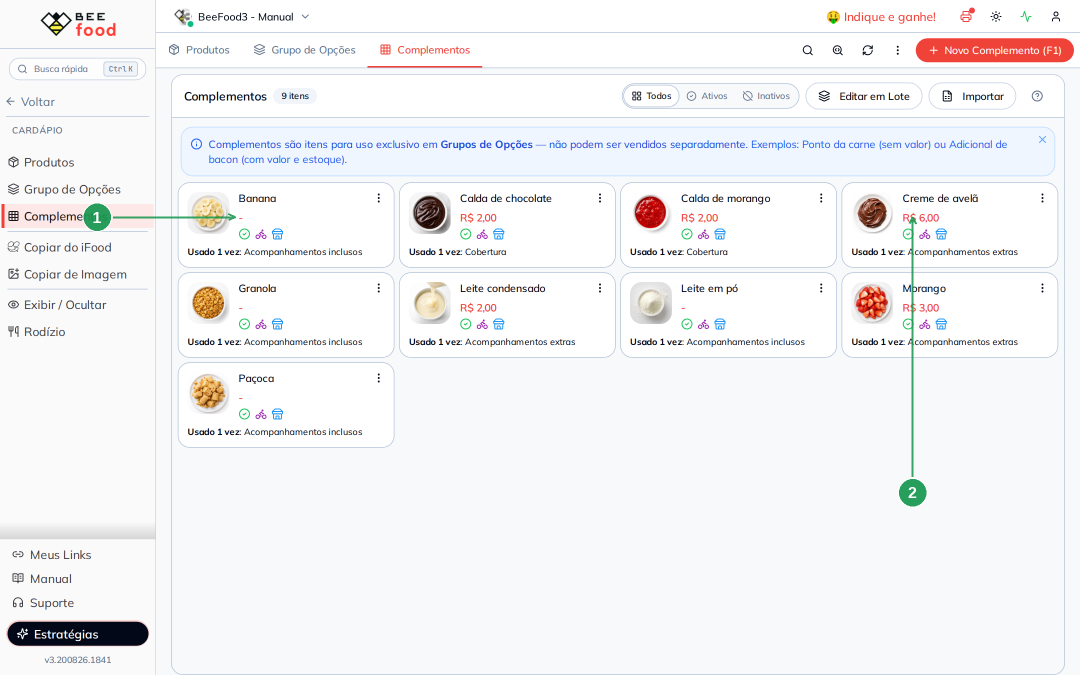
#> input picture manuais/cardapio-acai/imagens-tratadas/01-complementos.png, 2160 x 1350 px, found by its file name (shown at 1/2 size)
$ python annotate.py
#> lines starting #> are read from the running program, lines starting #| are printed output that depends on the picture
"""Anota os screenshots do manual BeeFood - Cardapio: hamburguer (#28).

Mesmo estilo dos demais manuais: setas finas/sutis em VERDE + badges numerados.
Coordenadas em fracoes (0..1) da largura/altura da imagem.
Cada marcador: (numero, alvo_x, alvo_y, badge_x, badge_y)

Capturas do painel web em 2160x1350 (viewport 1440x900, DPR 1.5).

O assunto novo deste manual e a formacao **Brinde** - opcao que o cliente escolhe
mas que nao muda o preco. Por isso varias imagens apontam para a mesma coisa em
lugares diferentes: o preco R$ 0,00 no cadastro, a opcao sem "+R$" no PDV, o total
que nao se altera e o item aparecendo no carrinho sem somar.

Regras herdadas dos #27 e #29:
- A seta mira a BORDA do botao (borda direita ~0.688 nos modais do PDV), nunca o
  meio, porque a ponta no meio cobre uma letra do rotulo.
- Badge na margem escura ao redor do modal, ou na area vazia abaixo do conteudo.
- Nas listagens, mirar ~0.02 abaixo do centro da linha para nao cobrir o valor.

Uma imagem de contexto (passthrough): o cardapio final com os dois lanches.
Sem borrao: nenhuma captura tem dado de cliente.
"""
import os, math
from PIL import Image, ImageDraw, ImageFont, ImageFilter

SRC = "imagens-puras"
OUT = "imagens-tratadas"
os.makedirs(OUT, exist_ok=True)

GREEN = (22, 150, 78)
WHITE = (255, 255, 255)
A_LINE = 220
A_BADGE = 235

FONT_CANDIDATES = [
    r"C:\Windows\Fonts\arialbd.ttf",
    "/usr/share/fonts/truetype/croscore/Arimo-Bold.ttf",
    "/usr/share/fonts/truetype/dejavu/DejaVuSans-Bold.ttf",
]


def font(sz):
    for caminho in FONT_CANDIDATES:
        if os.path.exists(caminho):
            return ImageFont.truetype(caminho, sz)
    raise RuntimeError("nenhuma fonte bold encontrada: " + ", ".join(FONT_CANDIDATES))


def draw_arrow(d, x0, y0, x1, y1, w):
    col = GREEN + (A_LINE,)
    d.line([(x0, y0), (x1, y1)], fill=col, width=w)
    ang = math.atan2(y1 - y0, x1 - x0)
    L = w * 3.6
    for s in (0.45, -0.45):
        xa = x1 - L * math.cos(ang - s)
        ya = y1 - L * math.sin(ang - s)
        d.line([(x1, y1), (xa, ya)], fill=col, width=w)


def badge(d, cx, cy, r, num, fnt):
    d.ellipse([cx - r - 2, cy - r - 2, cx + r + 2, cy + r + 2], fill=WHITE + (235,))
    d.ellipse([cx - r, cy - r, cx + r, cy + r], fill=GREEN + (A_BADGE,))
    t = str(num)
    bb = d.textbbox((0, 0), t, font=fnt)
    tw, th = bb[2] - bb[0], bb[3] - bb[1]
    d.text((cx - tw / 2 - bb[0], cy - th / 2 - bb[1]), t, fill=WHITE, font=fnt)


def passthrough(name):
    """Copia uma imagem de CONTEXTO (sem setas) para imagens-tratadas/."""
    img = Image.open(os.path.join(SRC, name)).convert("RGB")
    img.save(os.path.join(OUT, name))
    print("OK (contexto)", name)


def annotate(name, markers, ring=None, borrao=None, raio=0.0125, out_name=None):
#> called with name = '01-complementos.png', raio = 0.0125
    img = Image.open(os.path.join(SRC, name)).convert("RGBA")
    W, H = img.size
#> W = 2160; H = 1350

    for (fx, fy, fw, fh) in (borrao or []):
        caixa = (int(fx * W), int(fy * H), int((fx + fw) * W), int((fy + fh) * H))
        trecho = img.crop(caixa).filter(ImageFilter.GaussianBlur(radius=max(6, W // 140)))
        img.paste(trecho, caixa)

    overlay = Image.new("RGBA", (W, H), (0, 0, 0, 0))
#> overlay: PIL image 2160x1350 RGBA; every value is 0
    d = ImageDraw.Draw(overlay)
    r = int(W * raio)
#> r = 27
    fnt = font(int(r * 1.2))
    w = max(2, int(W * 0.0022))
#> w = 4
    for (fx, fy, fw, fh) in (ring or []):
        x0, y0 = fx * W, fy * H
        d.rectangle([x0, y0, x0 + fw * W, y0 + fh * H], outline=GREEN + (A_LINE,), width=w)
    for (num, tx, ty, bx, by) in markers:
        TX, TY = tx * W, ty * H
        BX, BY = bx * W, by * H
        ang = math.atan2(TY - BY, TX - BX)
        sx = BX + (r + 5) * math.cos(ang)
        sy = BY + (r + 5) * math.sin(ang)
        draw_arrow(d, sx, sy, TX, TY, w)
        badge(d, BX, BY, r, num, fnt)
    out_img = Image.alpha_composite(img, overlay).convert("RGB")
    out_img.save(os.path.join(OUT, out_name or name))
    print("OK", out_name or name)


# ---------- Parte 1: os complementos ----------

# 01) Tres tipos de complemento no mesmo cardapio
# Os tres alvos ficam na PRIMEIRA coluna de cards, um por linha, e os badges na
# faixa da sidebar: assim as setas sao curtas e horizontais, sem cruzar os cards
# que sao justamente o assunto da imagem.
annotate("01-complementos.png", [
    (1, 0.218, 0.322, 0.090, 0.322),   # ponto da carne: com foto, sem preco
    (2, 0.218, 0.455, 0.090, 0.455),   # adicional: com foto e com preco
    (3, 0.180, 0.581, 0.090, 0.581),   # retirada: sem foto e sem preco
])

# ---------- Parte 2: o grupo Brinde (ponto da carne) ----------

# 02) Brinde + Obrigatorio, exatamente uma escolha
annotate("02-grupo-ponto-detalhes.png", [
    (1, 0.160, 0.319, 0.055, 0.310),   # Obrigatorio marcado
    (2, 0.160, 0.509, 0.055, 0.509),   # Brinde
    (3, 0.215, 0.803, 0.075, 0.780),   # Minimo 1
    (4, 0.342, 0.803, 0.470, 0.750),   # Maximo 1
])
#> call 2 of annotate, with name = '02-grupo-ponto-detalhes.png', raio = 0.0125
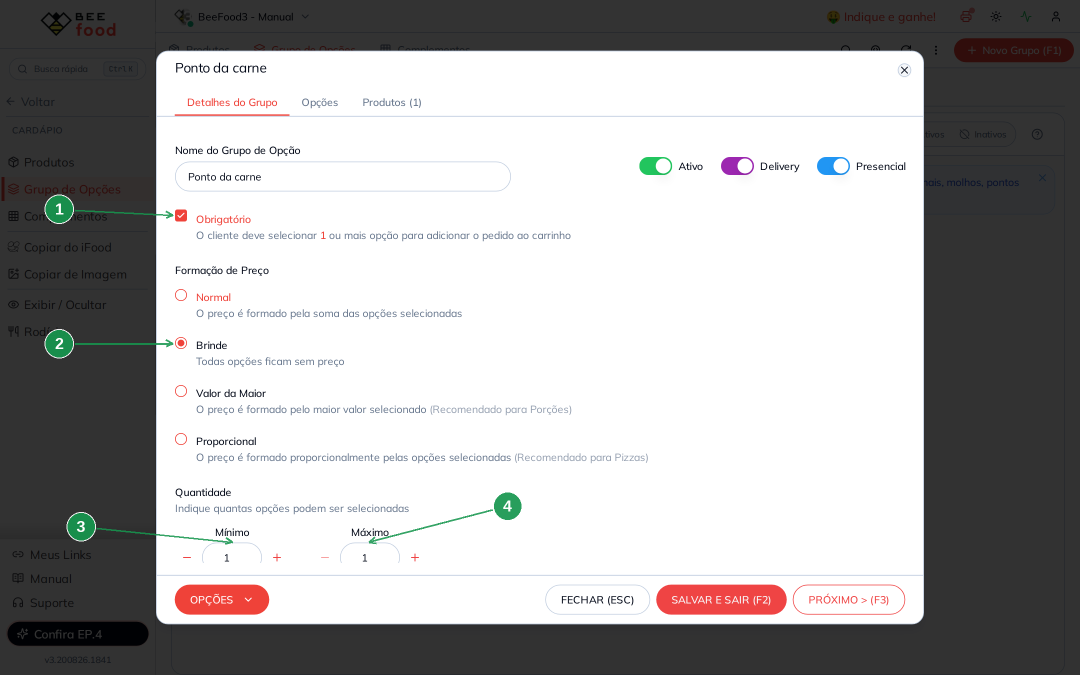
#> input picture manuais/cardapio-hamburguer/imagens-tratadas/02-grupo-ponto-detalhes.png, 2160 x 1350 px, found by its file name (shown at 1/2 size)

# 03) As opcoes do grupo Brinde ficam com valor zero
annotate("03-grupo-ponto-opcoes.png", [
    (1, 0.786, 0.450, 0.830, 0.790),   # R$ 0,00 em todas as opcoes
])
#> call 3 of annotate, with name = '03-grupo-ponto-opcoes.png', raio = 0.0125
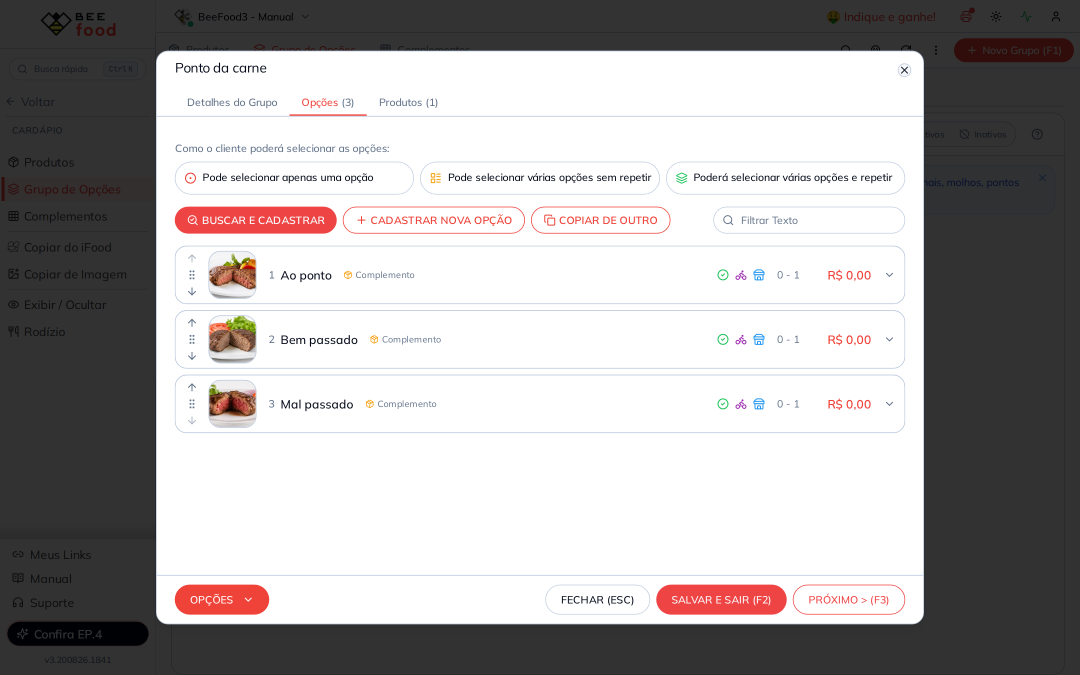
#> input picture manuais/cardapio-hamburguer/imagens-puras/03-grupo-ponto-opcoes.png, 2160 x 1350 px (shown at 1/2 size)
#> in annotate, img is the input picture: PIL image 2160x1350 RGBA; mean R, G, B, A 170.5, 167.6, 167.7, 255

# ---------- Parte 3: o grupo Normal (adicionais) ----------

# 04) Normal, de zero a cinco adicionais
annotate("04-grupo-adicionais-detalhes.png", [
    (1, 0.160, 0.439, 0.055, 0.439),   # Normal
    (2, 0.215, 0.803, 0.075, 0.780),   # Minimo 0
    (3, 0.342, 0.803, 0.470, 0.750),   # Maximo 5
])
#> (the run stopped early here; a loop or call above may not have finished)
